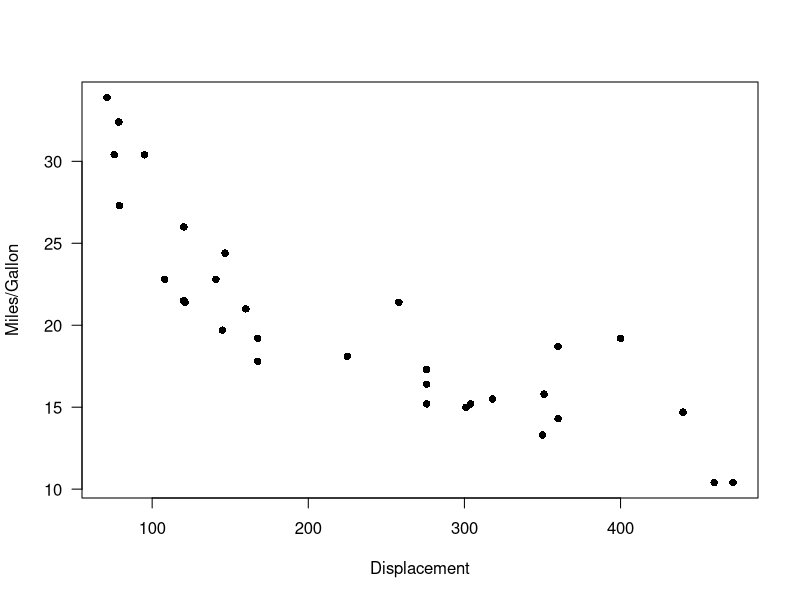
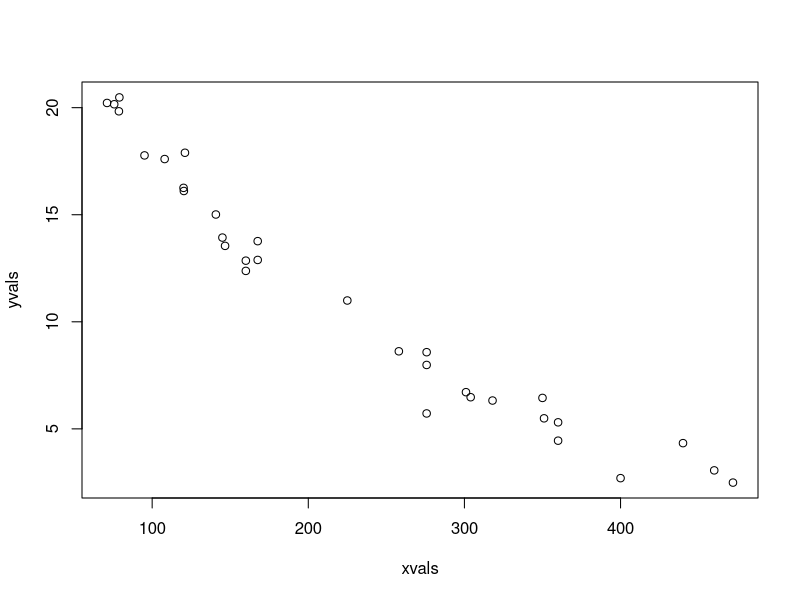
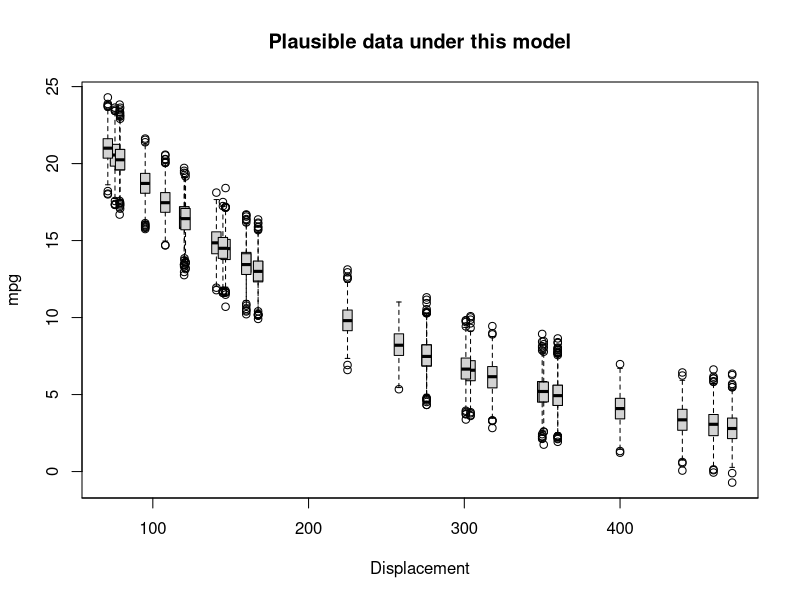
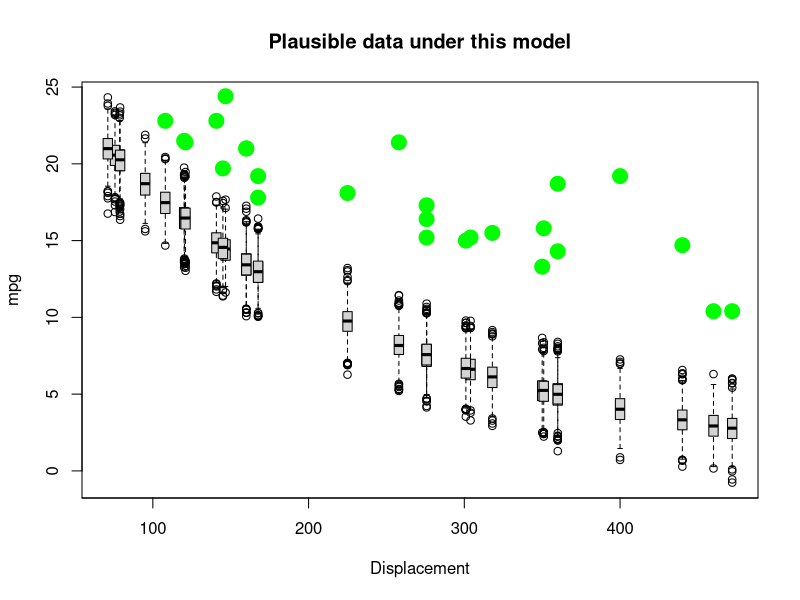
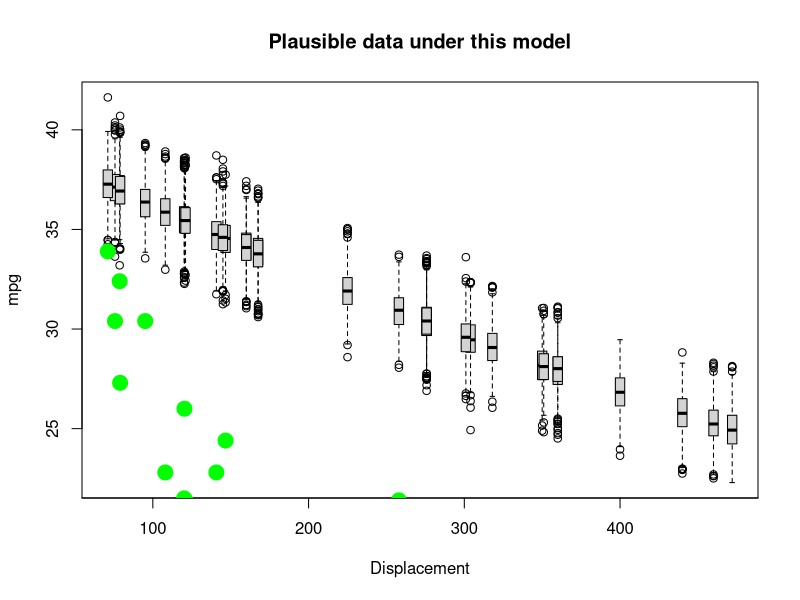
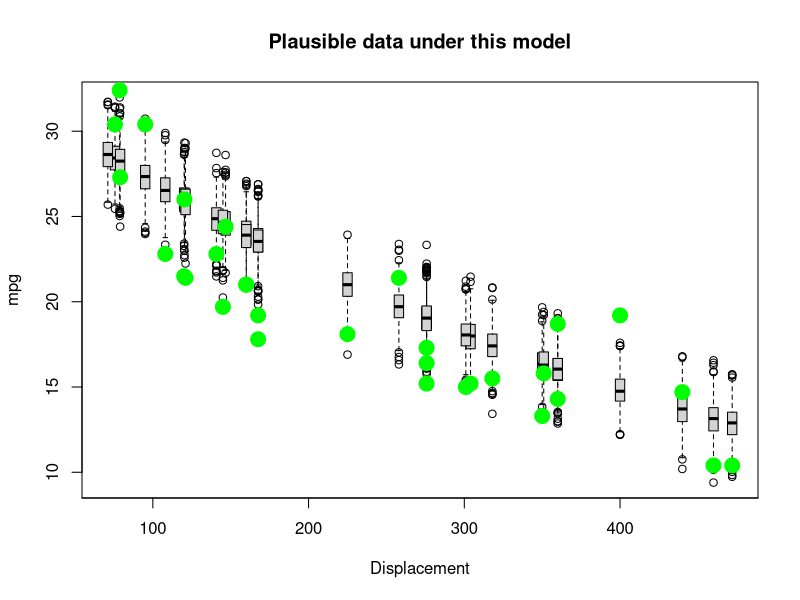
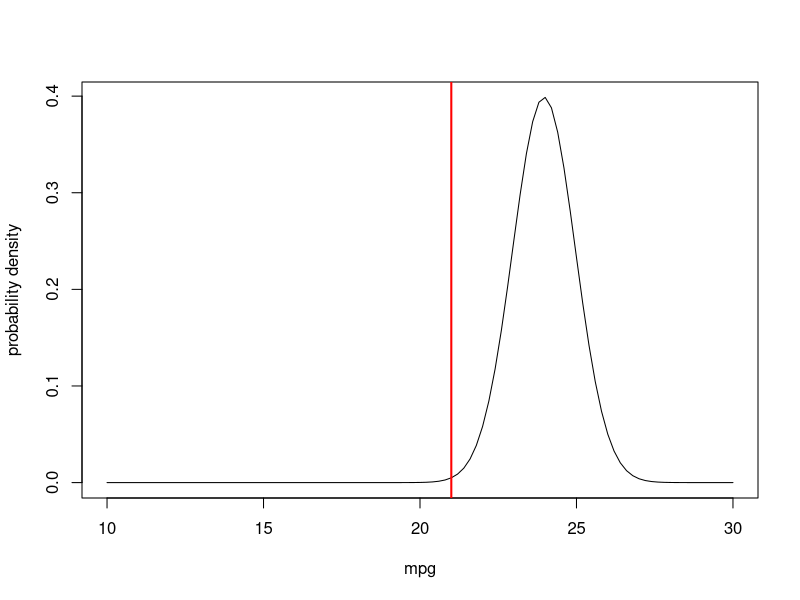
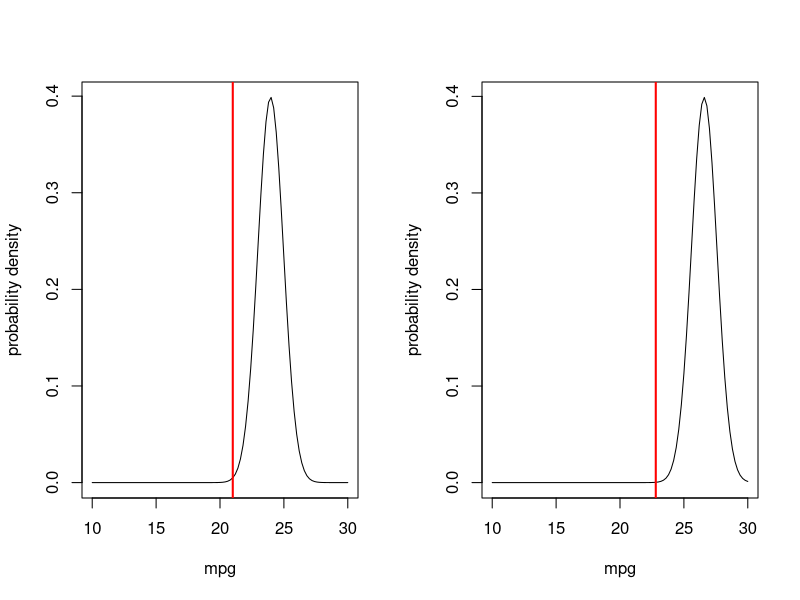

R code for these plots, in order:
## ---- chunk 1
knitr::opts_chunk$set(echo = TRUE, cache = TRUE)
## ---- chunk 2
data(mtcars)

plot(mpg~disp, data = mtcars, las = 1, pch = 16, xlab = "Displacement", ylab = "Miles/Gallon")



## ---- chunk 3

Deterministic_component <- function(xvals,a,b){
  yexp <- a*exp(b*xvals)        # deterministic exponential decay
  return(yexp)
}

DataGenerator_exp <- function(xvals,params){
  yexp <- Deterministic_component(xvals,params$a,params$b)  # get signal
  yvals <- rnorm(length(yexp),yexp,sqrt(params$c))     # add noise
  return(yvals)
}

## ---- chunk 4

xvals=mtcars$disp    # xvals same as data (this is a "fixed effect", so there is no random component here- we can't really "sample" x values)
params <- list()  
params$a=30
params$b=-0.005   # = 1/200
params$c=1

yvals <- DataGenerator_exp(xvals,params)

plot(yvals~xvals)


## ---- chunk 5

PlotRangeOfPlausibleData <- function(xvals,params,reps){ 
  samplesize <- length(xvals)
  results <- array(0,dim=c(samplesize,reps))   # storage array for results
  for(i in 1:reps){
    yvals <- DataGenerator_exp(xvals,params)
    results[,i] <- yvals
  }
      # now make a boxplot of the results
  boxplot(lapply(1:nrow(results), function(i) results[i,]),at=xvals, xaxt="n",main="Plausible data under this model",ylab="mpg",xlab="Displacement",boxwex=6)
  cleanseq <- (seq(0,max(round(xvals/100)),length=(max(round(xvals/100)))+1))*100
  axis(1,at=cleanseq,labels = cleanseq)    # label the x axis properly
  
}

## ---- chunk 6
reps <- 1000    # number of replicate datasets to generate

PlotRangeOfPlausibleData(xvals,params,reps)

## ---- chunk 7
real_yvals <- mtcars$mpg
PlotRangeOfPlausibleData(xvals,params,reps)
points(xvals,real_yvals,pch=20,cex=3,col="green")
## ---- chunk 8
params$a=40       # was 30
params$b=-0.001   # was 0.005

    
PlotRangeOfPlausibleData(xvals,params,reps)
points(xvals,real_yvals,pch=20,cex=3,col="green")    # overlay the real data

## ---- chunk 9
params$a=33       # was 40
params$b=-0.002   # was 0.001

    
PlotRangeOfPlausibleData(xvals,params,reps)
points(xvals,real_yvals,pch=20,cex=3,col="green")    # overlay the real data
## ---- chunk 10

obs.data <- mtcars[1,c("mpg","disp")]
obs.data

## ---- chunk 11
############
# "best fit" parameters from above
############

params$a=33       # was 40
params$b=-0.002   # was 0.001
params$c=1

params

expected_val <- Deterministic_component(obs.data$disp,params$a,params$b)
expected_val

## ---- chunk 12
mean = expected_val   # 23.96
stdev = sqrt(params$c)

curve(dnorm(x,mean,stdev),10,30,xlab="mpg",ylab="probability density")   # probability density
abline(v=obs.data$mpg,col="red",lwd=2)

## ---- chunk 13
likelihood = dnorm(obs.data$mpg,mean,stdev)
likelihood
## ---- chunk 14

obs.data <- mtcars[c(1,3),c("mpg","disp")]
obs.data

par(mfrow=c(1,2))  # set up graphics!

for(i in 1:nrow(obs.data)){
  curve(dnorm(x,Deterministic_component(obs.data$disp[i],params$a,params$b),sqrt(params$c)),10,30,xlab="mpg",ylab="probability density")   # probability density
  abline(v=obs.data$mpg[i],col="red",lwd=2)
}

## ---- chunk 15
Likelihood <- dnorm(obs.data$mpg[1],Deterministic_component(obs.data$disp[1],params$a,params$b),sqrt(params$c)) *
              dnorm(obs.data$mpg[2],Deterministic_component(obs.data$disp[2],params$a,params$b),sqrt(params$c))  
Likelihood
## ---- chunk 16
obs.data <- mtcars[c(1,3,4,5),c("mpg","disp")]
obs.data

par(mfrow=c(2,2))  # set up graphics!

for(i in 1:nrow(obs.data)){
  curve(dnorm(x,Deterministic_component(obs.data$disp[i],params$a,params$b),sqrt(params$c)),10,30,xlab="mpg",ylab="probability density")   # probability density
  abline(v=obs.data$mpg[i],col="red",lwd=2)
}

## ---- chunk 17
Likelihood <- 1     # initialize the likelihood
for(i in 1:nrow(obs.data)){
  Likelihood <- Likelihood * dnorm(obs.data$mpg[i],Deterministic_component(obs.data$disp[i],params$a,params$b),sqrt(params$c))
}
Likelihood
## ---- chunk 18

Likelihood <- prod(dnorm(obs.data$mpg,Deterministic_component(obs.data$disp,params$a,params$b),sqrt(params$c)))
Likelihood
## ---- chunk 19
full.data <- mtcars[,c("mpg","disp")]
Likelihood <- prod(dnorm(full.data$mpg,Deterministic_component(full.data$disp,params$a,params$b),sqrt(params$c)))
Likelihood
## ---- chunk 20
Log.Likelihood <- sum(dnorm(full.data$mpg,Deterministic_component(full.data$disp,params$a,params$b),sqrt(params$c),log=TRUE)) 
Log.Likelihood  
exp(Log.Likelihood)   # we can convert back to likelihood if we want...
## ---- chunk 21
LogLikFunction <- function(params,df,yvar,xvar){
  LogLik <- sum(dnorm(df[,yvar],Deterministic_component(df[,xvar],params['a'],params['b']),sqrt(params['c']),log=TRUE))
  return(LogLik)
}
LogLikFunction(unlist(params),df=mtcars,yvar="mpg",xvar="disp")
## ---- chunk 22
MLE <- optim(fn=LogLikFunction,par=unlist(params),df=mtcars,yvar="mpg",xvar="disp",control=list(fnscale=-1))  # note, the control param is set so that "optim" maximizes rather than minimizes the Log-likelihood. 
## ---- chunk 23
MLE$par
## ---- chunk 24
MLE$value
## ---- chunk 25
bestParams <- as.list(MLE$par)

xvals=mtcars$disp
yvals <- mtcars$mpg
PlotRangeOfPlausibleData(xvals,bestParams,1000)
points(xvals,yvals,pch=20,cex=3,col="green")

## ---- chunk 26

upperval <- -1/1000
lowerval <- -1/200
allvals <- seq(lowerval,upperval,length=1000)
likelihood_slice <- numeric(1000)   # set up storage vector! 
newParams <- bestParams 
for(i in c(1:length(allvals))){
  newParams$b <- allvals[i]
  likelihood_slice[i] <- exp(LogLikFunction(unlist(newParams),mtcars,"mpg","disp"))    # get the data likelihood across slice of parameter space
}

plot(allvals,likelihood_slice,type="l",main="Likelihood Slice",xlab="Parameter Slice for \'b\'",ylab="Likelihood")

## ---- chunk 27
upperval <- -1/1000
lowerval <- -1/200
allvals <- seq(lowerval,upperval,length=1000)
loglikelihood_slice <- numeric(1000)   # set up storage vector! 
newParams <- bestParams 
for(i in c(1:length(allvals))){
  newParams$b <- allvals[i]
  loglikelihood_slice[i] <- LogLikFunction(unlist(newParams),mtcars,"mpg","disp")    # get the data likelihood across slice of parameter space
}

plot(allvals,loglikelihood_slice,type="l",main="Log Likelihood Slice",xlab="Parameter Slice for \'b\'",ylab="Log-Likelihood")
## ---- chunk 28
upperval <- -1/550
lowerval <- -1/350
allvals <- seq(lowerval,upperval,length=1000)
loglikelihood_slice <- numeric(1000)   # set up storage vector! 
newParams <- bestParams 
for(i in c(1:length(allvals))){
  newParams$b <- allvals[i]
  loglikelihood_slice[i] <- LogLikFunction(unlist(newParams),mtcars,"mpg","disp")    # get the data likelihood across slice of parameter space
}

plot(allvals,loglikelihood_slice,type="l",main="Log Likelihood Slice",xlab="Parameter Slice for \'b\'",ylab="Log-Likelihood")
## ---- chunk 29
bestVal <- bestParams$b
bestVal



plot(allvals,loglikelihood_slice,type="l",main="Log Likelihood Slice",xlab="Parameter Slice for \'b\'",ylab="Log-Likelihood")
abline(v=bestVal,lwd=3,col="blue")
abline(h=(MLE$value-2))

## ---- chunk 30

reasonable_parameter_values <- allvals[loglikelihood_slice>=(MLE$value-2)]
min(reasonable_parameter_values)
max(reasonable_parameter_values)
plot(allvals,loglikelihood_slice,type="l",main="Log Likelihood slice",xlab="Parameter Slice for \'b\'",ylab="Log-Likelihood")
abline(v=bestVal,lwd=3,col="blue")
abline(h=(MLE$value-2),lty=2)
abline(v=min(reasonable_parameter_values),lwd=1,col="blue")
abline(v=max(reasonable_parameter_values),lwd=1,col="blue")
## ---- chunk 31

upperval_b <- -1/800
lowerval_b <- -1/300

upperval_a <- 50
lowerval_a <- 5

allvals_a <- seq(lowerval_a,upperval_a,length=100)
allvals_b <- seq(lowerval_b,upperval_b,length=100)

loglikelihood_surface <- matrix(0,nrow=100,ncol=100)   # set up storage matrix! 

newParams <- bestParams 
for(i in 1:length(allvals_a)){  # loop through possible a params
  newParams$a <- allvals_a[i]
  for(j in 1:length(allvals_b)){    # loop through possible b params
    newParams$b <- allvals_b[j]
    loglikelihood_surface[i,j] <- LogLikFunction(unlist(newParams),mtcars,"mpg","disp")    # get the data likelihood across slice of parameter space
  }
}

image(x=allvals_b,y=allvals_a,z=loglikelihood_surface,zlim=c(-100,-75),col=topo.colors(12))

## ---- chunk 32
conf95 <- qchisq(0.95,2)/2
image(x=allvals_b,y=allvals_a,z=loglikelihood_surface,zlim=c(-100,-75),col=topo.colors(12))
contour(x=allvals_b,y=allvals_a,z=loglikelihood_surface,levels=(MLE$value-conf95),add=TRUE,lwd=3,col=gray(0.3))
